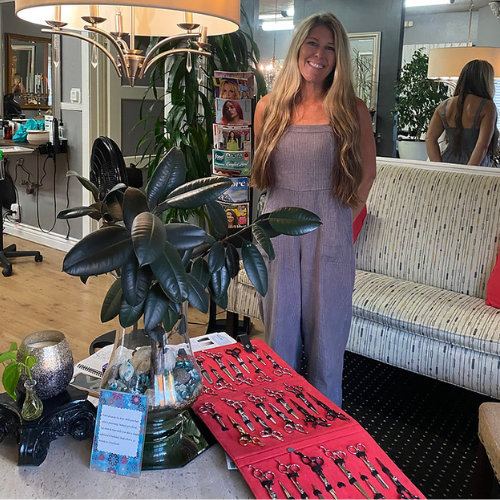
#> input picture src/assets/testimonials/professional-1.png, 500 x 500 px, given in place of media__1781388156478.jpg, which was not available
$ python crop_testimonial.py
#> lines starting #> are read from the running program, lines starting #| are printed output that depends on the picture; pictures that were not available may be replaced by others from this repository, and a replacement may not be noted
import os
from PIL import Image

def crop_black_borders(image_path, output_path, threshold=20):
#> called with threshold = 20
    with Image.open(image_path) as img:
        # Convert to grayscale to find boundaries easily
#> img is the input picture: PIL image 500x500 RGB; mean R, G, B 110.8, 96.7, 94.6
        gray = img.convert("L")
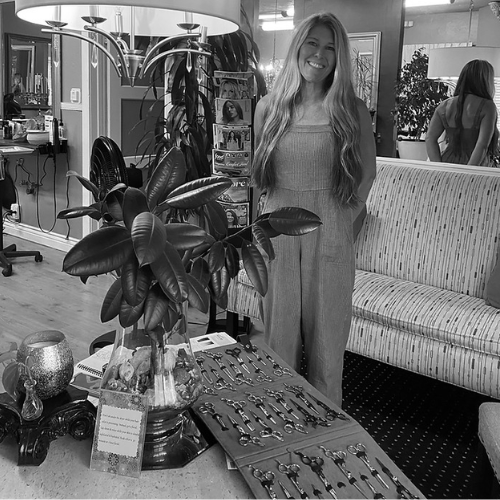
#> gray: PIL image 500x500 L; min 0, max 255, mean 100.7
        w, h = img.size
#> w = 500; h = 500

        # Find horizontal bounds
        left = 0
        for x in range(w):
            column = [gray.getpixel((x, y)) for y in range(h)]
            if any(val > threshold for val in column):
                left = x
                break

        right = w - 1
#> right = 499
        for x in range(w - 1, -1, -1):
            column = [gray.getpixel((x, y)) for y in range(h)]
            if any(val > threshold for val in column):
                right = x
                break

        # Find vertical bounds
        top = 0
        for y in range(h):
            row = [gray.getpixel((x, y)) for x in range(left, right + 1)]
            if any(val > threshold for val in row):
                top = y
                break

        bottom = h - 1
#> bottom = 499
        for y in range(h - 1, -1, -1):
            row = [gray.getpixel((x, y)) for x in range(left, right + 1)]
            if any(val > threshold for val in row):
                bottom = y
                break

        print(f"Original size: {w}x{h}")
#| Original size: 500x500
        print(f"Detected crop box: (left: {left}, top: {top}, right: {right}, bottom: {bottom})")
#| Detected crop box: (left: 0, top: 0, right: 499, bottom: 499)

        # Add a tiny margin back if needed, or crop exactly
        cropped = img.crop((left, top, right + 1, bottom + 1))
        cropped.save(output_path, "JPEG", quality=95)
        print(f"Saved cropped image to {output_path}")

# Run for the user's uploaded image
src_path = "/Users/davidkid9111/.gemini/antigravity-ide/brain/c09744e4-f553-4bf5-815e-4afe44d1692d/media__1781388156478.jpg"
dst_path = "/Users/davidkid9111/ai_website/katana-edge-craft/src/assets/testimonials/professional-3.jpg"

crop_black_borders(src_path, dst_path)

$ run again, on src/assets/testimonials/professional-2.png
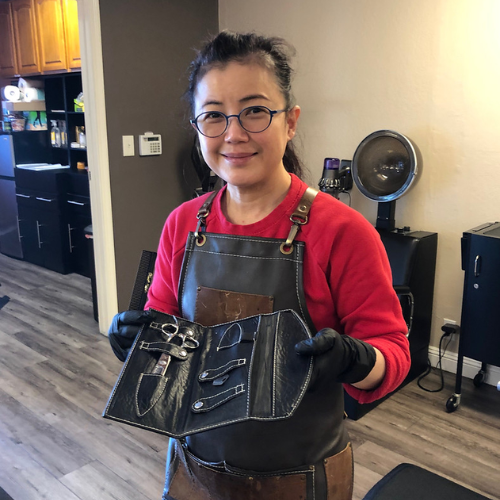
#> input picture src/assets/testimonials/professional-2.png, 500 x 500 px, given in place of media__1781388156478.jpg, which was not available
#> in crop_black_borders, img is the input picture: PIL image 500x500 RGB; mean R, G, B 119.8, 100.8, 95.4
#> in crop_black_borders, `gray = img.convert("L")`:
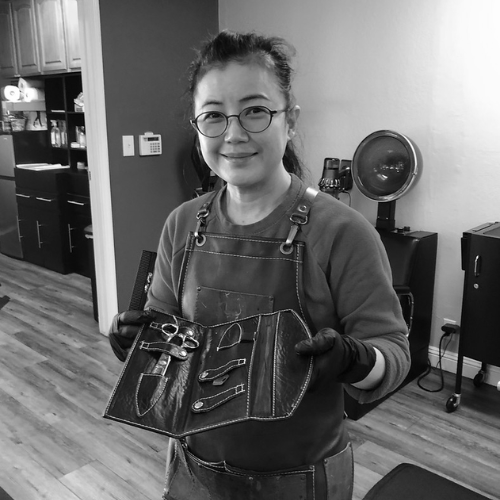
#> gray: PIL image 500x500 L; min 0, max 255, mean 105.9
#| Original size: 500x500
#| Detected crop box: (left: 0, top: 0, right: 499, bottom: 499)
